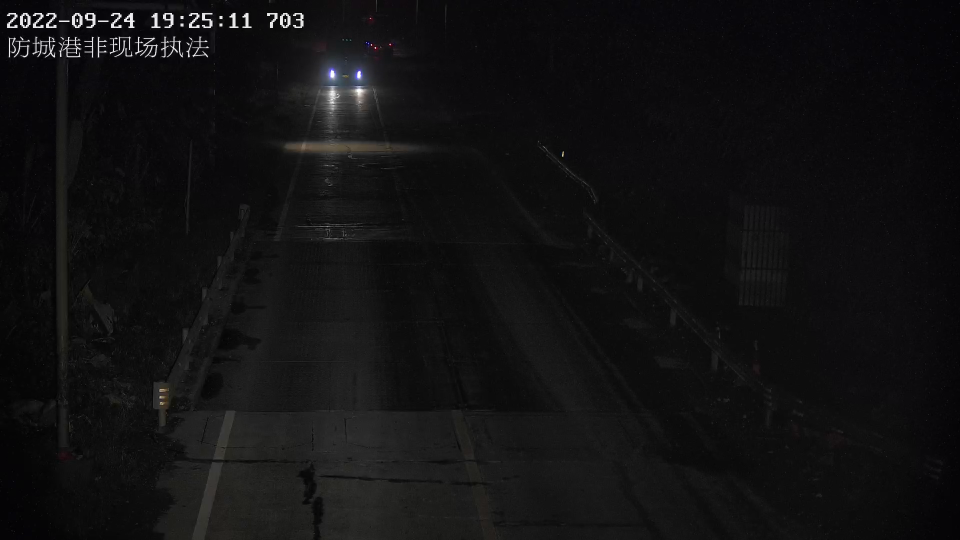
#> input picture frame 17 of 1.mp4, 1920 x 1080 px, given in place of test01.mp4, which was not available (shown at 1/2 size)
$ python '帧差法.py'
#> lines starting #> are read from the running program, lines starting #| are printed output that depends on the picture; after the words box and inside, x2 and y2 are one past the last pixel; in counts of white or black regions, pixels touching at a corner belong together; pictures that were not available may be replaced by others from this repository, and a replacement may not be noted
import cv2
import numpy as np
import copy


cap = cv2.VideoCapture('video/test01.mp4')
ret, img = cap.read()
#> img is the input picture: shape (1080, 1920, 3); mean B, G, R 17.9, 17.1, 17.5
# img = cv2.resize(img, (640, 360))
# img = img[100:, :]
previmg = img    #第一帧
previmg = cv2.cvtColor(previmg, cv2.COLOR_BGR2GRAY)
previmg = cv2.GaussianBlur(previmg, (3, 3), 0)
height, width = img.shape[:2]
#> height = 1080; width = 1920

'''保存视频'''
# [4 lines of commented-out code are left out]

while cap.isOpened():
    ret, img = cap.read()
    # img = cv2.resize(img, (640, 360))
    # img = img[100:, :]
    nextimg = img
    nextimg = cv2.cvtColor(nextimg, cv2.COLOR_BGR2GRAY)
    nextimg = cv2.GaussianBlur(nextimg, (3, 3), 0)

    if ret:
        '''帧差法'''
        diff = cv2.absdiff(previmg, nextimg)
        diff[:150, :] = 0
#> diff: shape (1080, 1920); min 0, max 61, mean 0.1
        # gray = cv2.cvtColor(diff, cv2.COLOR_BGR2GRAY)
        _, binary = cv2.threshold(diff, 20, 255, cv2.THRESH_BINARY)
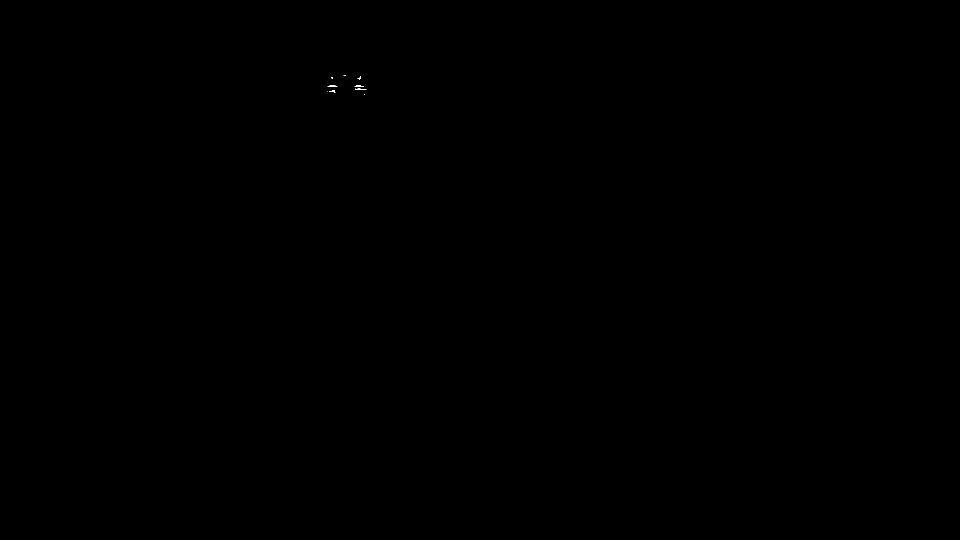
#> binary: shape (1080, 1920) (shown at 1/2 size); 0.01% white in thin lines or dots, all inside (x1, y1, x2, y2) = (655, 150, 733, 190)

        '''连通域去噪'''
        num_labels, labels, stats, centroids = cv2.connectedComponentsWithStats(binary, connectivity=8)
#> labels: shape (1080, 1920) int32; 10 distinct labels, from 0 to 9
#> num_labels = 10; stats = [[0, 0, 1920, 1080, 2073425], [687, 150, 5, 1, 5], [715, 152, 7, 7, 20], [662, 155, 4, 2, 7], [655, 171, 20, 2, 32], [709, 171, 19, 2, 29], [710, 177, 23, 3, 49], [658, 181, 13, 4, 30], [655, 182, 1, 1, 1], [729, 188, 1, 2, 2]]; centroids = [[959.5, 539.5], [689, 150], [718.7, 155.7], [663.7, 155.4], [664.5, 171.6], [717.5, 171.7], [719.8, 178.2], [664.5, 182.3], [655, 182], [729, 188.5]]
        filtered = np.zeros_like(binary, dtype=np.uint8)
        for (i, label) in enumerate(np.unique(labels)):
            # 如果是背景，忽略
            if label == 0:
                continue
            if stats[i][-1] > 200:
                filtered[labels == i] = 1
#> this loop made 10 passes
#> filtered: shape (1080, 1920); every value is 0
        # cv2.imshow('noise', filtered)

        '''膨胀连通边缘'''
        kernel = np.ones((35, 35), dtype=np.uint8)
        # process = cv2.morphologyEx(binary, cv2.MORPH_OPEN, kernel)
        process = cv2.dilate(filtered, kernel, iterations=1)

        '''洪泛'''
        copy_fl = copy.deepcopy(process)
        mask = np.zeros((height + 2, width + 2), np.uint8)
        cv2.floodFill(copy_fl, mask, (0, 0), 255)
#> copy_fl: shape (1080, 1920); every value is 255
        copy_inv = cv2.bitwise_not(copy_fl)
        flood = copy_inv | process
        result = cv2.erode(flood, kernel, iterations=1)

        '''矩形框'''
        contours, _ = cv2.findContours(flood, cv2.RETR_TREE, cv2.CHAIN_APPROX_SIMPLE)
#> contours = []
        for cont in contours:
            # 外接矩形
            x, y, w, h = cv2.boundingRect(cont)
            # 在原图上画出预测的矩形
            cv2.rectangle(img, (x, y), (x + w, y + h), (0, 0, 255), 2)
#> this loop made 0 passes

        # out_result.write(img)

        cv2.imshow('video', diff)
        cv2.imshow('origin', img)
        cv2.imshow('process', process)
        cv2.imshow('result', result)
        previmg = nextimg   #帧差法 背景变化
        k = cv2.waitKey(25) & 0xff
#> (key Esc is pressed here)
        if k == 27:
            break
    else:
        break
cv2.destroyAllWindows()
cap.release()

$ run again, starting later in the video
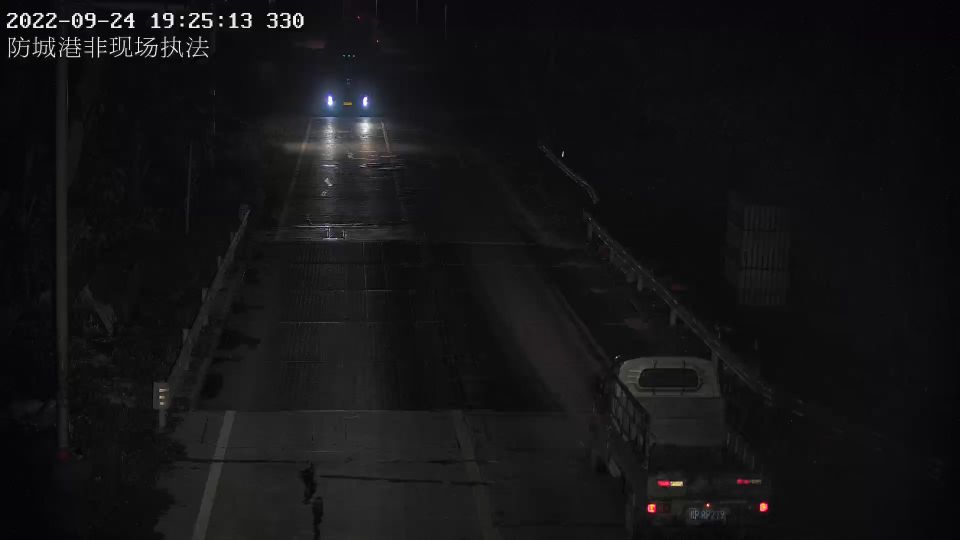
#> input picture frame 79 of 1.mp4, 1920 x 1080 px, given in place of test01.mp4, which was not available (shown at 1/2 size)
#> img is the input picture: shape (1080, 1920, 3); mean B, G, R 20.6, 19.5, 20.1
#> `_, binary = cv2.threshold(diff, 20, 255, cv2.THRESH_BINARY)`:
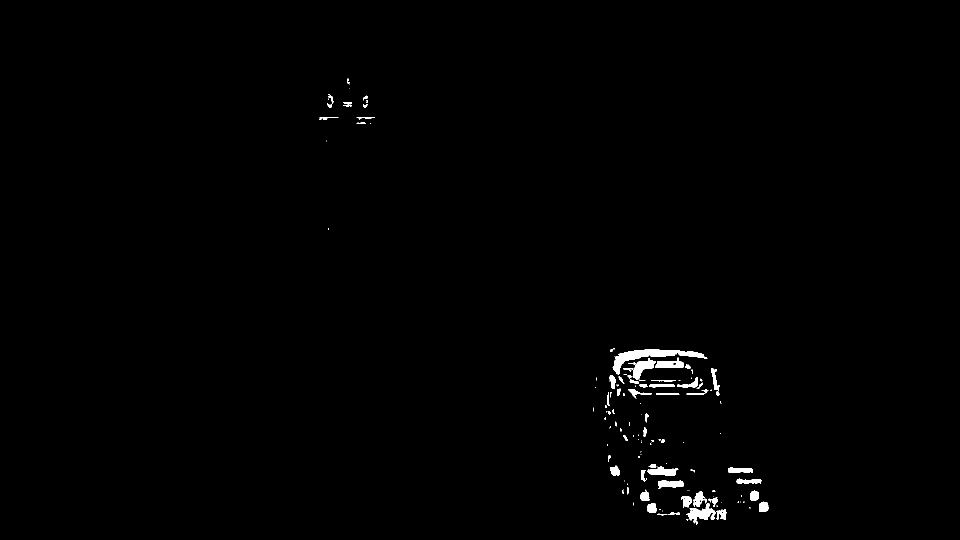
#> binary: shape (1080, 1920) (shown at 1/2 size); 0.69% white; 140 white regions (80 under 20 px), largest, box (x1, y1, x2, y2) and area: (1225, 699, 1415, 750) 2580, (1373, 1006, 1431, 1049) 1051, (1265, 716, 1312, 760) 899
#> labels: shape (1080, 1920) int32; 141 distinct labels, from 0 to 140
#> num_labels = 141; stats = 141 rows, first 6: [0, 0, 1920, 1080, 2059395], [694, 157, 3, 6, 13], [694, 164, 6, 2, 7], [695, 167, 4, 2, 5], [698, 177, 1, 1, 1], [657, 188, 2, 2, 4]; centroids = 141 pairs, first value 640.5 to 1526.9, second value 159.5 to 1047
#> the loop `for (i, label) in enumerate(np.unique(labels)):` made 141 passes
#> process: shape (1080, 1920); values 0 (black) and 1 (white), 2.9% white; 4 white regions, box (x1, y1, x2, y2) and area: (1202, 682, 1456, 814) 27410, (1264, 916, 1471, 1066) 19818, (1439, 918, 1554, 1041) 9356, (1203, 914, 1257, 969) 2838
#> `result = cv2.erode(flood, kernel, iterations=1)`:
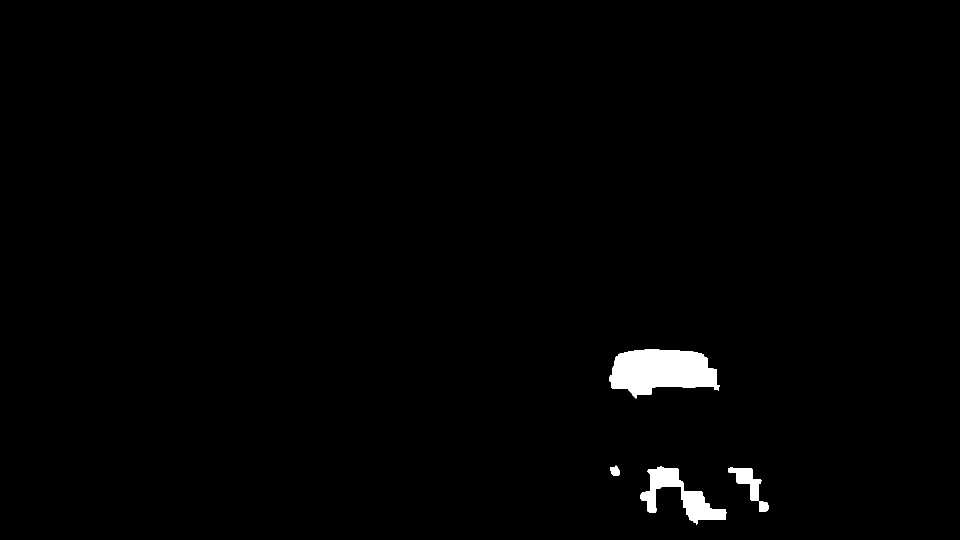
#> result: shape (1080, 1920) (shown at 1/2 size); 1.2% white; 5 white regions
#> contours = 4 contours; box (x1, y1, x2, y2) and area: (1202, 682, 1456, 814) 27114, (1264, 916, 1471, 1066) 19435, (1439, 918, 1554, 1041) 9128, (1203, 914, 1257, 969) 2739
#> the loop `for cont in contours:` made 4 passes
#> (x, y, w, h) on passes 1 to 4: (1439, 918, 115, 123), (1264, 916, 207, 150), (1203, 914, 54, 55), (1202, 682, 254, 132)
